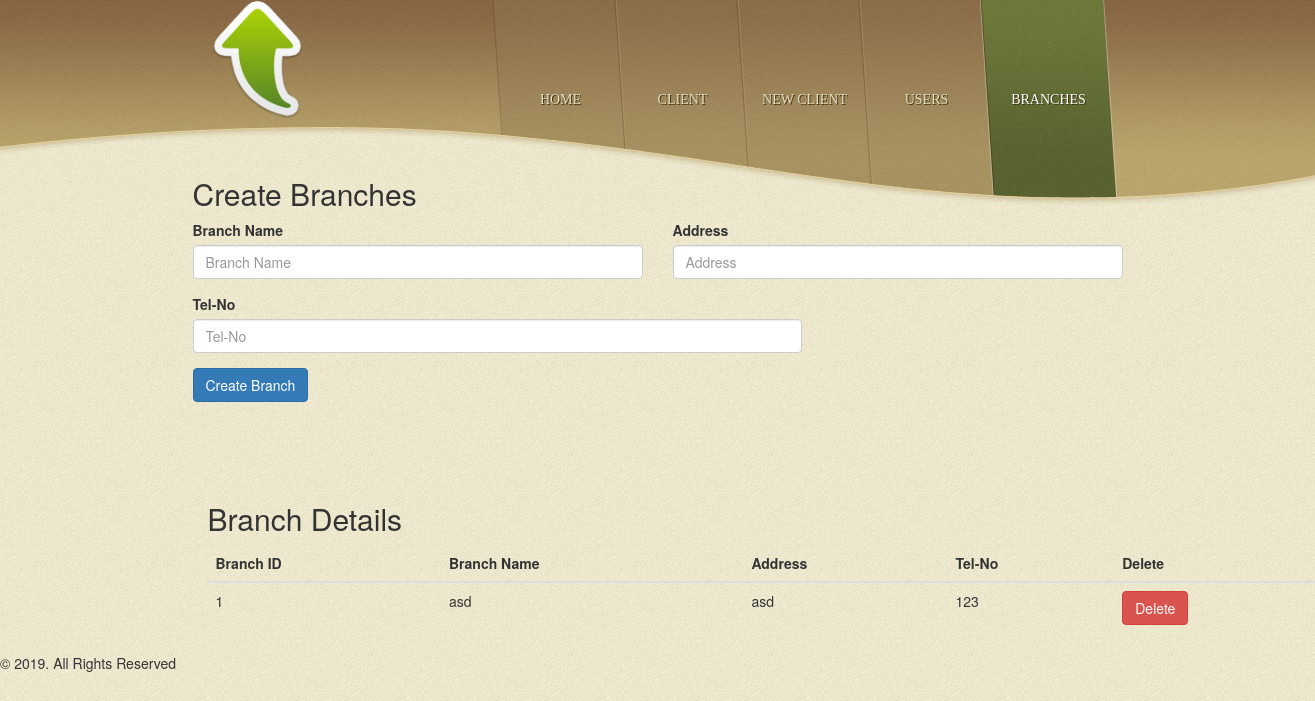
/branch.php, run on the app's committed database.
### tables this page shows
CREATE TABLE `branches` (
  `id` int(11) NOT NULL,
  `name` varchar(100) NOT NULL,
  `address` varchar(100) NOT NULL,
  `telno` varchar(100) NOT NULL
);

### branch.php (the view, shortened to what this page needs)
<?php
  require_once('Config.php');
?>
<!DOCTYPE html>
<html>
<head>
    <link rel="stylesheet" href="ccss/style.css" type="text/css">
    <link rel="stylesheet" href="https://maxcdn.bootstrapcdn.com/bootstrap/3.4.0/css/bootstrap.min.css">
</head>
<body>
    <div id="header">
        <div>
            <div id="logo">
                <a href="index.php"><img src="images/up.png" alt="LOGO" width="119" height="119"></a>
            </div>
            <ul id="navigation">
                <li>
                    <a href="home.php">Home</a>
                </li>
                <li>
                    <a href="client.php">Client</a>
                </li>
                <li>
                    <a href="new-client.php">New Client</a>
                </li>
                <li>
                    <a href="user.php">Users</a>
                </li>
                <li class="selected">
                    <a href="branch.php">Branches</a>
                </li>
            </ul>
        </div>
    </div>
    <div id="contents">
        <div class="container">
            <h2>Create Branches</h2>
            <form action="branch.php" method="post">
                    <div class="row">
                      <div class="form-group col-md-6">
                        <label for="inputEmail4">Branch Name</label>
                        <input type="text" name="name" class="form-control" placeholder="Branch Name">
                      </div>
                      <div class="form-group col-md-6">
                        <label for="inputPassword4">Address</label>
                        <input type="text" name="address" class="form-control" placeholder="Address">
                      </div>
                    </div>
                    <div class="row">
                            <div class="form-group col-md-8">
                              <label for="inputEmail4">Tel-No</label>
                              <input type="number" name="telno" class="form-control" placeholder="Tel-No">
                            </div>
                          </div>
                    <button type="submit" name="create" class="btn btn-primary">Create Branch</button>
                    <br>
                    <br>
                    <br>
                    <br>
                  </form>
                  <div class="container">
                        <h2>Branch Details</h2>
                        <table class="table table-hover">
                          <thead>
                            <tr>
                              <th>Branch ID</th>
                              <th>Branch Name</th>
                              <th>Address</th>
                              <th>Tel-No</th>
                              <th>Delete</th>
                            </tr>
                          </thead>
                          <tbody>
                          <?php
                            $result = mysqli_query($db,"SELECT * FROM branches");
                            while($row = mysqli_fetch_array($result))
                            {
                              echo "<form action='' method='POST'>";
                              echo "<tr>";
                              echo "<td>" . $row['id'] . "</td>";
                              echo "<td>" . $row['name'] . "</td>";
                              echo "<td>" . $row['address'] . "</td>";
                              echo "<td>" . $row['telno'] . "</td>";
                              echo "<td><input type='submit' name='delete' value='Delete' class='btn btn-danger' /></td>";
                              echo "</tr>";
                              echo "</form>";
                            }
                            ?>
                          </tbody>
                        </table>
                      </div>
          </div>
    </div>
    <div class="footer">
        <p>
            © 2019. All Rights Reserved
        </p>
    </div>
</body>
</html>

### ccss/style.css (style rules this page uses)
body { background: url(../images/bg-body.jpg) repeat left top; font-family: 'Muli-Light'; margin: 0; }
img { border: 0; }
#navigation li a, #contact form input.btn { background: url(../images/buttons.png) no-repeat; }
#header { background: url(../images/bg-header.png) no-repeat center top; height: 206px; text-align: right; }
#header > div { width: 940px; margin: 0 auto; padding: 0 10px; }
#logo { float: left; }
#navigation { list-style: none; display: inline-block; width: 610px; margin: 0; padding: 0; }
#navigation li { float: left; font-size: 14pt; height: 206px; width: 138px; margin-left: -16px; text-align: center; }
#navigation li a { background-position: -144px 0; color: #e4dec0; display: block; font-family: 'Caudex-Regular'; font-size: 14px; height: 206px; width: 138px; line-height: 200px; outline: 0; text-decoration: none; text-shadow: 1px 1px #3d3413; text-transform: uppercase; }
#navigation li a:hover, #navigation li.selected a { background-position: 0 0; color: #fff; }
#contents { background: url(../images/bg-content-top.png) no-repeat center -6px; min-height: 85px; margin-top: -79px; position: relative; }
#contents > div { width: 960px; margin: 0 auto; padding-top: 30px; }

### data on the page
branches: id "1", name "asd", address "asd", telno "123"
